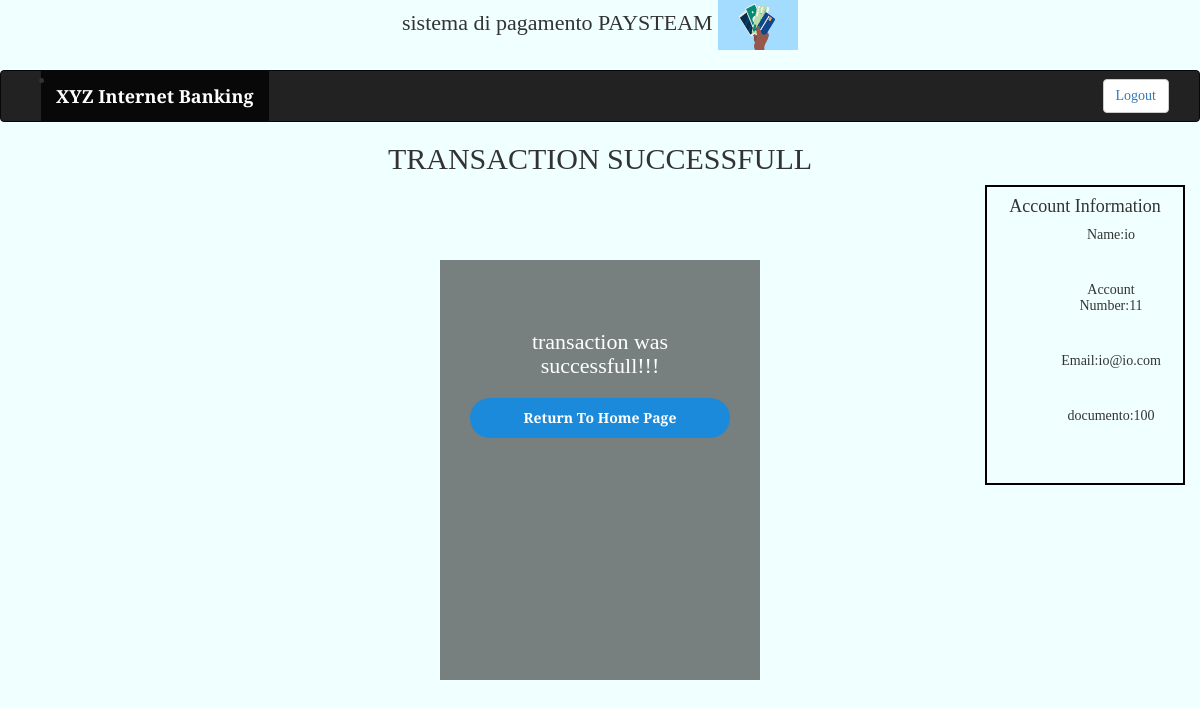
Screenshot of /PaySteam/success.php (signed in) with the database file from the repository.
### tables this page shows
CREATE TABLE `PAY_user` (
  `acc_no` int(15) NOT NULL,
  `name` varchar(50) NOT NULL,
  `pass` varchar(20) NOT NULL,
  `email` varchar(40) NOT NULL,
  `documento` varchar(12) NOT NULL,
  `amount` int(15) NOT NULL
);

### PaySteam/success.php (the view, shortened to what this page needs)
<?php
$conn = mysqli_connect('mysql.57gimp.home','project1','CompleX.1','xyz_bank');
$account=$_SESSION['account'];
?>
<!DOCTYPE html>
<html lang="en" dir="ltr">
  <head>
      <link rel="stylesheet" href="https://maxcdn.bootstrapcdn.com/bootstrap/3.3.7/css/bootstrap.min.css">
      <link rel="stylesheet" href="Main.css">
      <link rel="stylesheet" href="login.css">
  </head>
  <body onload="noBack();"
	onpageshow="if (event.persisted) noBack();" onunload="">
     <h1> sistema di pagamento PAYSTEAM  <img style="height:50px; width:80px;" src="a.jpg" > </h1>
    <nav class="navbar navbar-default navbar-inverse">
      <div class="container-fluid">
        <div class="navbar-header">
          <ul class="navbar-nav">
            <li class="active"> <a class="navbar-brand" href="#"> XYZ Internet Banking </a></li>
          </ul>
        </div>
        <div class="collapse navbar-collapse" id="bs-example-navbar-collapse-1">
         <form  method="post" action="" class="navbar-form navbar-right">
          <button type="submit"  name="logout" class="btn btn-default"> <a href='logout.php'> Logout  </a> </button>
        </form>
        </div>
      </div>
    </nav>
     <div>
      <h2>TRANSACTION SUCCESSFULL</h2>
         <div class="login-box">
     <form method="post" action="">
           <h1>transaction was successfull!!!</h1>
        <input type="submit" name="return" value="Return To Home Page">
             </form></div>
      <div class="col-xs-2" id="three">
        <h4> Account Information </h4>
        <ul>
            <li id="one"> <h5>Name:<?php
          $query=mysqli_query($conn,"SELECT name FROM PAY_user WHERE acc_no='$account'");
           $result=mysqli_fetch_assoc($query);
          $a=$result['name'];
          echo "$a"; ?></h5> </li>
          <br>
          <li id="one"><h5>Account Number:<?php
          $query=mysqli_query($conn,"SELECT acc_no FROM PAY_user WHERE acc_no='$account'");
           $result=mysqli_fetch_assoc($query);
          $a=$result['acc_no'];
          echo "$a"; ?> </h5></li>
          <br>
          <li id="one"> <h5>Email:<?php
          $query=mysqli_query($conn,"SELECT email FROM PAY_user WHERE acc_no='$account'");
           $result=mysqli_fetch_assoc($query);
          $a=$result['email'];
          echo "$a"; ?> </h5> </li>
          <br>
          <li id="one"><h5>documento:<?php
          $query=mysqli_query($conn,"SELECT documento FROM PAY_user WHERE acc_no='$account'");
           $result=mysqli_fetch_assoc($query);
          $a=$result['documento'];
          echo "$a"; ?> </h5> </li>
        </ul>
      </div>
      </div>
    </body>
</html>

### PaySteam/Main.css (style rules this page uses)
body { background-color: azure; font-family: 'Cinzel', serif; font-weight: bold; text-align: center; }
#three { border: 2px solid black; margin-right: 15px; height: 300px; float: right; }
#one { background: url("https://s3-us-west-2.amazonaws.com/s.cdpn.io/29841/arrow.png") 0 50% no-repeat; background: url("https://s3-us-west-2.amazonaws.com/s.cdpn.io/29841/arrow.svg") 0 50% no-repeat; list-style-type: none; padding-left: 12px; }

### PaySteam/login.css (style rules this page uses)
body { background-color: azure; font-family: 'Cinzel', serif; font-weight: bold; text-align: center; }
.login-box { margin-top: 70px; width:320px; height:420px; background:rgba(0,0,0,0.5); color:#fff; top:50%; left:50%; position:absolute; transform: translate(-50%,-50%); box-sizing:border-box; padding: 70px 30px; }
h1 { margin:0; padding: 0 0 20px; text-align:center; font-size: 22px; }
.login-box input { width:100%; margin-bottom:20px; }
.login-box input[type="submit"] { border:none; outline:none; height:40px; background:#1c8adb; color:#fff; font-size:18 px; border-radius:20px; }

### rows the page displays
pay_user: name "io", acc_no "11", email "io@io.com", documento "100"
